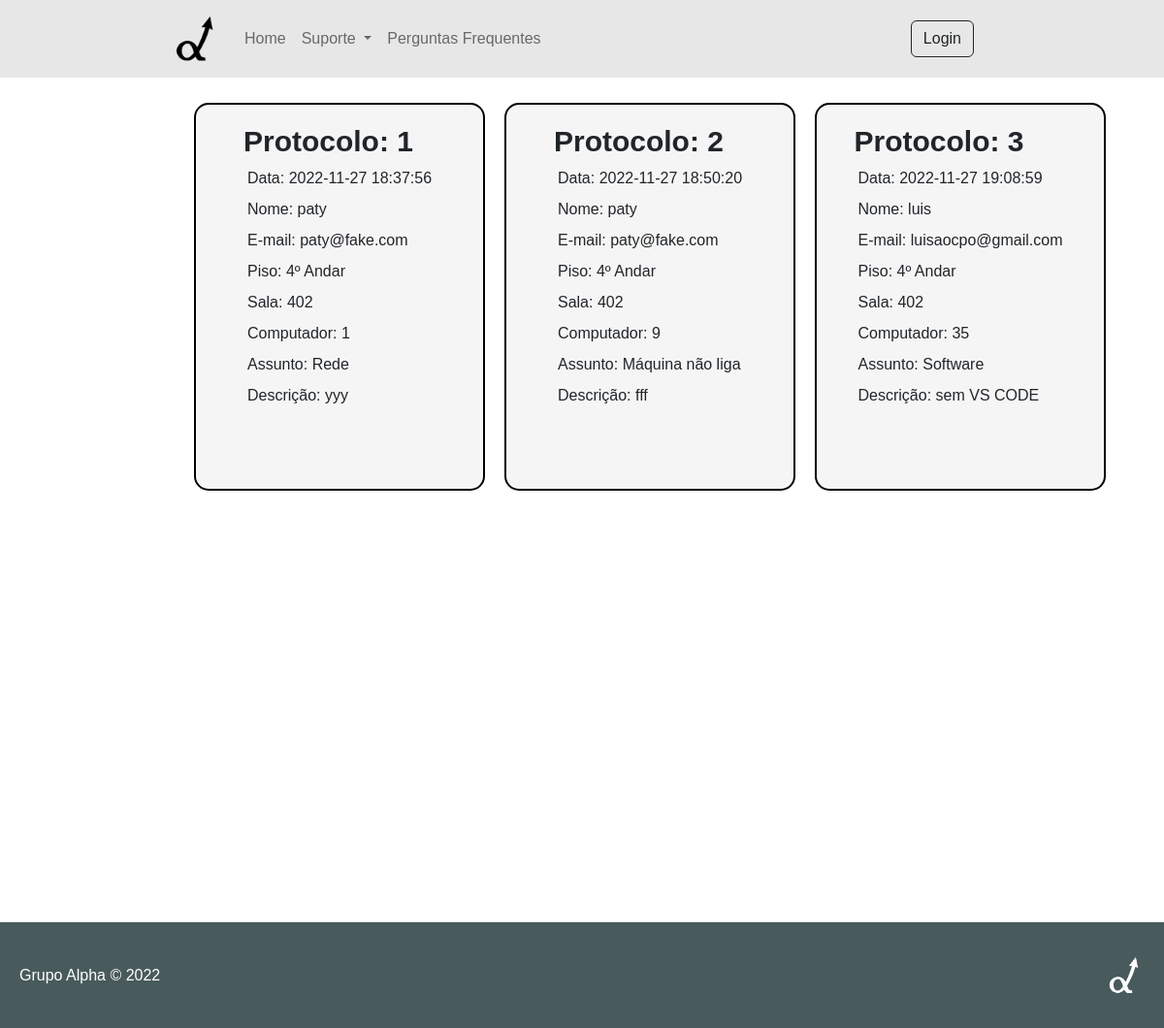
The app's page /consult_requests, older data.
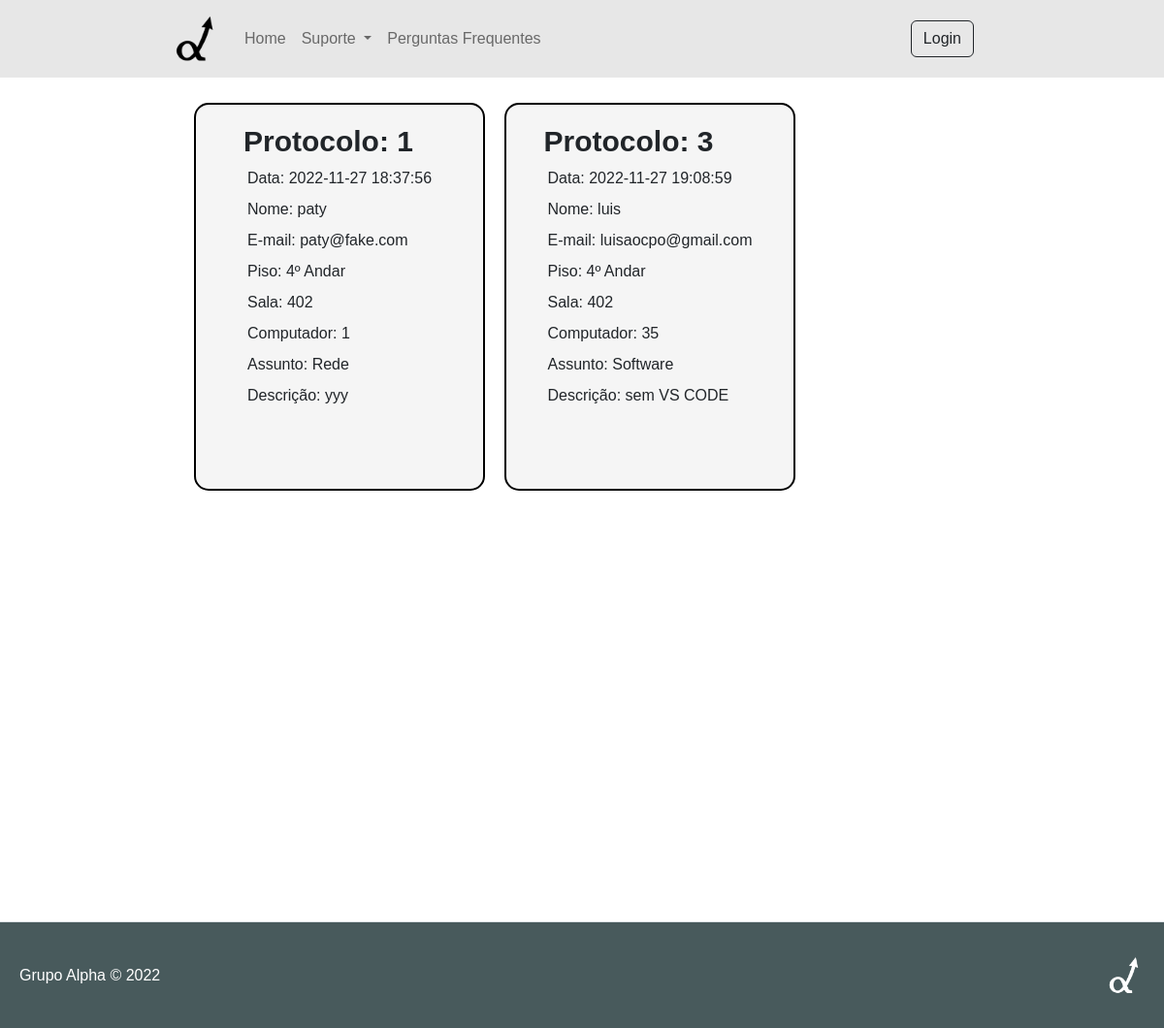
The same page, newer data.
### tables this page shows
CREATE TABLE issue_history (
    id INTEGER PRIMARY KEY AUTOINCREMENT,
    created DATE DEFAULT (datetime('now','localtime')),
    names TEXT NOT NULL,
    mails TEXT NOT NULL,
    floors TEXT NOT NULL,
    rooms TEXT NOT NULL,
    pcs TEXT NOT NULL,
    subjects TEXT NOT NULL,
    descriptions TEXT NOT NULL
);

### app/routes.py (the view)
@app.route('/consult_requests', methods=['GET','POST'])
def consult_requests():
    conn = get_db_connection()
    issue_history = conn.execute('SELECT * FROM issue_history').fetchall()
    conn.close()
    return render_template('consult_requests.html', issue_history=issue_history)

### app/routes.py (called while the page is built)
def get_db_connection():
    conn = sqlite3.connect('database.db')
    conn.row_factory = sqlite3.Row
    return conn

### app/templates/consult_requests.html (shortened to what this page needs)
{% extends 'base.html' %}
{% block conteudo %}
        <section class="sectionConsultRequests">
                    <div class="table-responsive">
                        {% for issue in issue_history %}
                            <div class="card {{issue['id']}}">
                                <section class="chamados">
                                    <div class="protocolo">Protocolo: {{ issue['id'] }}</div>
                                    <p class="itens">Data: {{ issue['created'] }} </p>
                                    <p class="itens">Nome: {{ issue['names'] }}</p>
                                    <p class="itens">E-mail: {{ issue['mails'] }}</p>
                                    <p class="itens">Piso: {{ issue['floors'] }}</p>
                                    <p class="itens">Sala: {{ issue['rooms'] }}</p>
                                    <p class="itens">Computador: {{ issue['pcs'] }}</p>
                                    <p class="itens">Assunto: {{ issue['subjects'] }}</p>
                                    <p class="itens">Descrição: {{ issue['descriptions'] }}</p>
                                </section>
                            </div>
                        {% endfor %}
                    </div>
        </section>
{% endblock %}

Row changes from the older to the newer data that the page shows:
removed issue_history: id "2", created "2022-11-27 18:50:20", names "paty", mails "paty@fake.com", floors "4º Andar", rooms "402", pcs "9", subjects "Máquina não liga", descriptions "fff"
